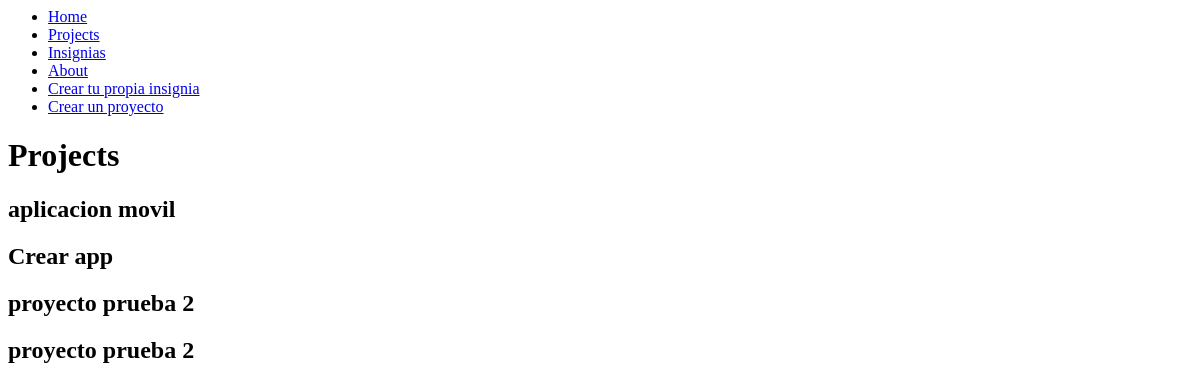
The page /projects/ on the database as committed earlier.
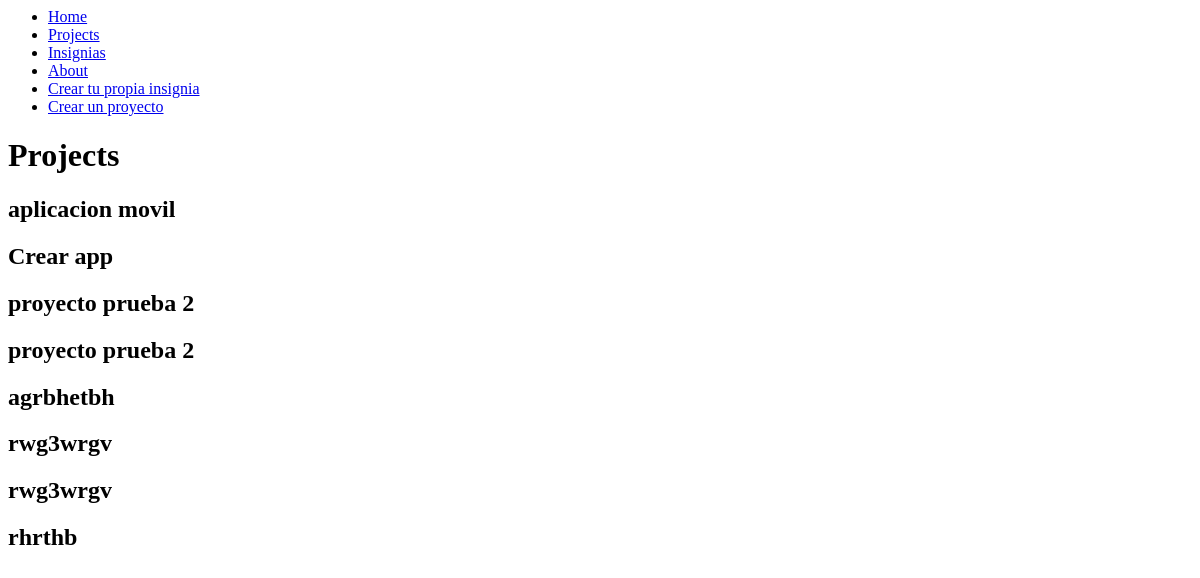
The same page on the database as committed later.
### myapp/models.py (models this page shows, shortened)
class Project(models.Model):
    name = models.CharField(max_length=200)

### myapp/views.py (the view)
# urls.py: path('projects/', views.projects, name="projects"),
def projects(request):
    projects = Project.objects.all()
    return render(request, 'projects.html', {
        'projects' : projects
    })

### myapp/templates/projects.html (shortened to what this page needs)
{% extends 'base.html' %}
{% block content %}
<h1>Projects</h1>
{% for project in projects %}
<article>
    <h1>{{project.name}}</h1>
</article>
{% endfor %}
{% endblock %}

Rows that differ between the two databases and show on the page:
added Project: name "agrbhetbh"
added Project: name "rwg3wrgv"
added Project: name "rwg3wrgv"
added Project: name "rhrthb"
